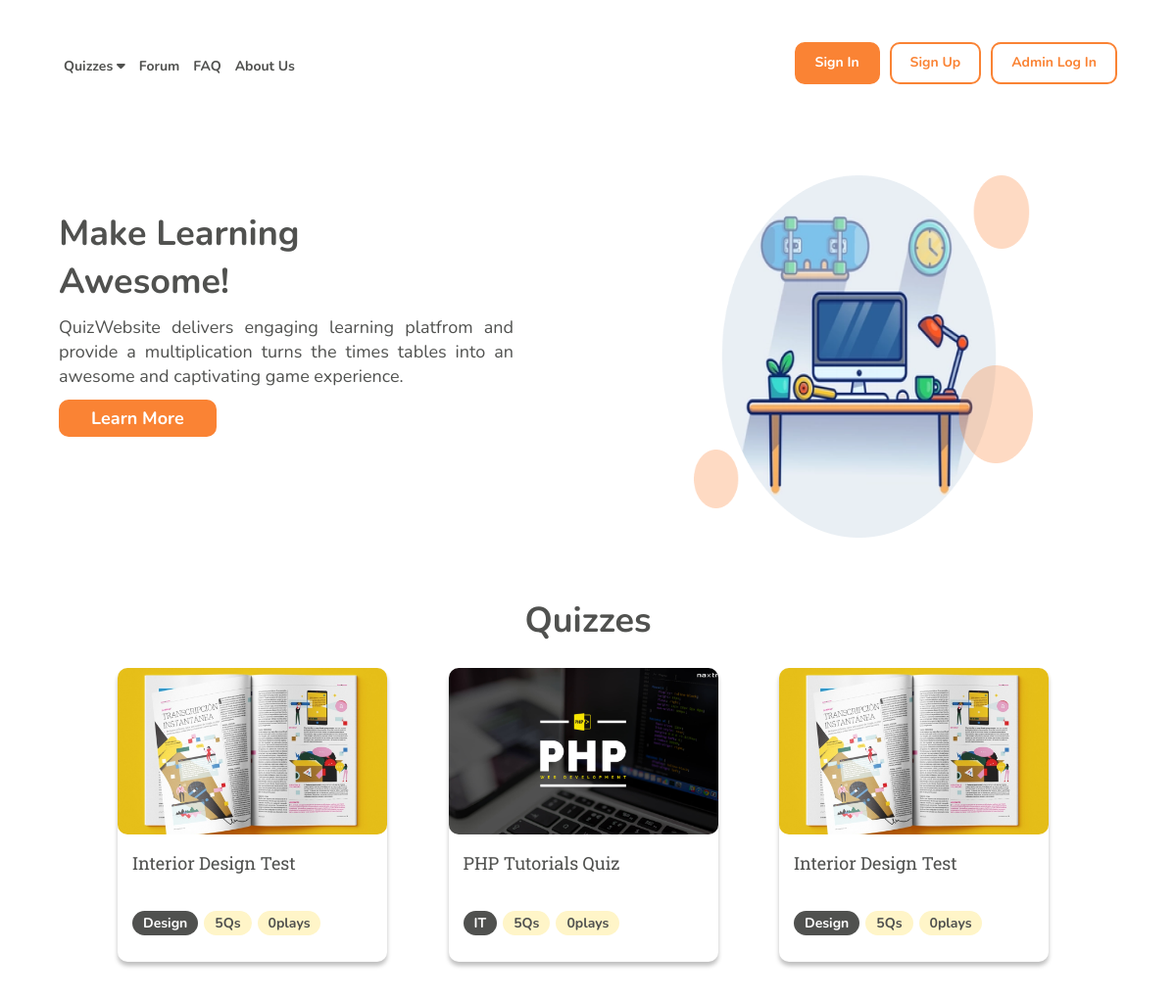
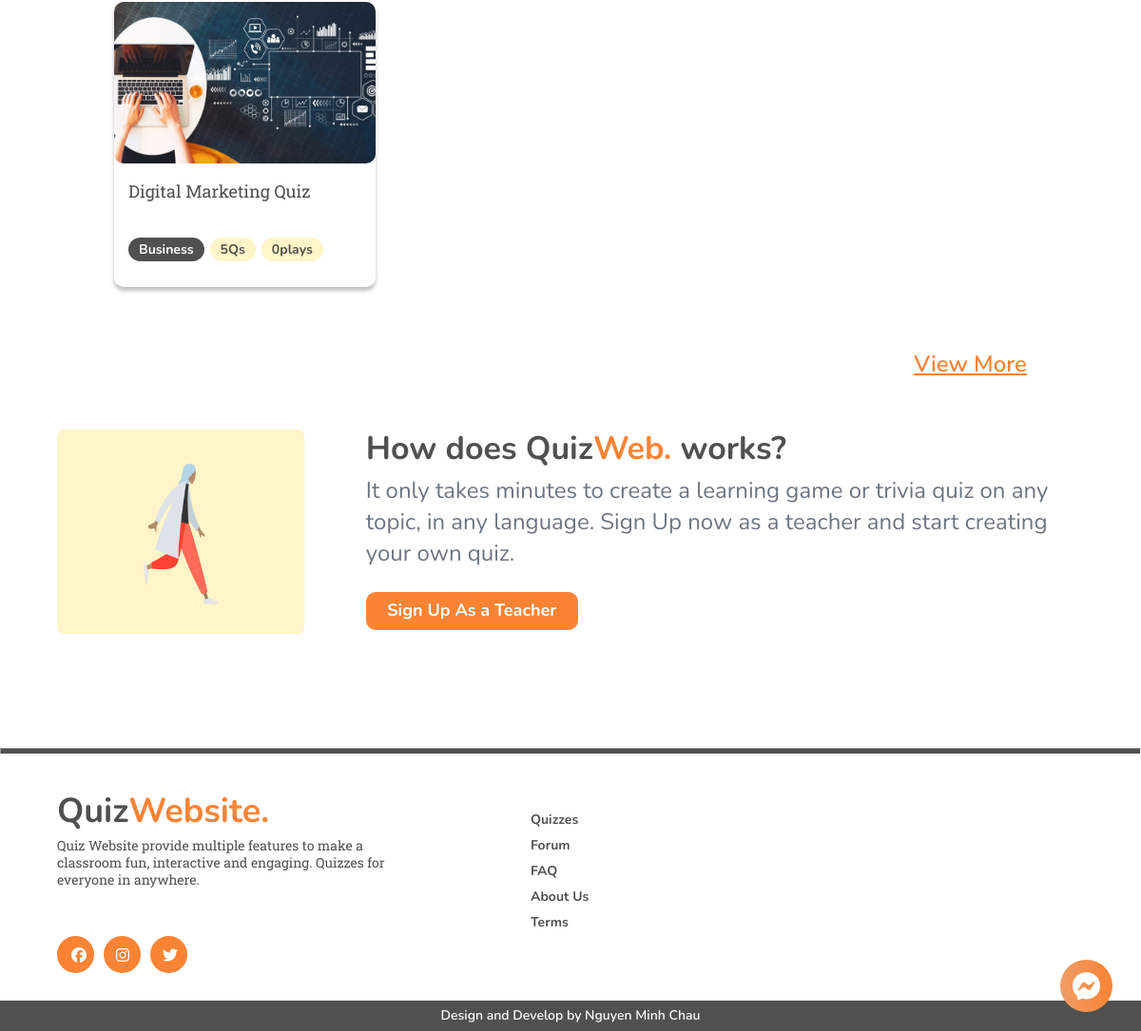
The page / on the database its author committed (2 pictures, top to bottom).
### tables this page shows
CREATE TABLE IF NOT EXISTS `quiz_question` (
  `quques_id` int NOT NULL AUTO_INCREMENT,
  `quques_number` int NOT NULL,
  `quques_question` text NOT NULL,
  `quques_correct_answer` char(2) NOT NULL,
  `quques_choices_A` varchar(40) NOT NULL,
  `quques_choices_B` varchar(40) NOT NULL,
  `quques_choices_C` varchar(40) DEFAULT NULL,
  `quques_choices_D` varchar(40) DEFAULT NULL,
  `quiz_id` int NOT NULL,
  PRIMARY KEY (`quques_id`),
  KEY `quiz_id` (`quiz_id`)
);

CREATE TABLE IF NOT EXISTS `quiz` (
  `quiz_id` int NOT NULL AUTO_INCREMENT,
  `quiz_title` varchar(40) NOT NULL,
  `quiz_category` varchar(50) NOT NULL,
  `quiz_cover` longtext NOT NULL,
  `quiz_timer` int NOT NULL,
  `quiz_point` int NOT NULL,
  `quiz_description` varchar(255) NOT NULL,
  `quiz_create_date` date NOT NULL,
  `teac_id` int NOT NULL,
  PRIMARY KEY (`quiz_id`)
);

### index.php (the view, shortened to what this page needs)
<!DOCTYPE html>
<html lang="en">
    <head>
        <link rel="stylesheet" href="stylesheets/index.css">
        <link rel="stylesheet" href="stylesheets/quiz-cards.css">
        <link rel="stylesheet" href="stylesheets/chatbot.css">
    </head>
    <body>
        <?php include("visitor-navi.php");?>
        <div class="ads-container" id="ads-container">
            <div class="left-title">
                <div class="content-des">
                    <h1>Make Learning <br> Awesome!</h1>
                    <p>
                        QuizWebsite delivers engaging learning platfrom and provide a multiplication
                        turns the times tables into an awesome and captivating game experience.
                    </p>
                    <a class="learn-more" href="visitor-aboutus.php">Learn More</a>
                </div>
            </div>
            <div class="right-img">
                <img src="Images/visitor-ads-img.png">
            </div>
        </div>
        <div class="quiz-list-column" id="quiz-list-column">
            <h1>Quizzes</h1>
            <div class="quiz-box">
                <?php
                include("config.php");
                $sql = "SELECT *, (SELECT COUNT(quques_id) FROM quiz_question qq WHERE (qq.quiz_id = q.quiz_id)) AS totalquestion
                , (SELECT COUNT(stud_id) FROM history h WHERE (h.quques_id = qq.quques_id)) AS totalplays FROM quiz q INNER JOIN quiz_question qq
                WHERE (qq.quiz_id = q.quiz_id) ORDER BY RAND() LIMIT 4";
                $result = mysqli_query($conn, $sql);
                while ($row = mysqli_fetch_array($result)){
                ?>
                <a class="quiz-link" href="student-quizquestion.php?quizid=<?php echo $row['quiz_id'];?>">
                    <div class="quiz-card">
                        <img class="quiz-cover-pic" src="Images/<?php echo $row['quiz_cover']?>" alt="Quiz cover picture">
                        <p class="quiz-title"><?php echo $row['quiz_title']?></p>
                        <div class="quiz-tag">
                            <p class="quiz-subject"><?php echo $row['quiz_category']?></p>
                            <p class="quiz-question"><?php echo $row['totalquestion']?>Qs</p>
                            <p class="quiz-play"><?php echo $row['totalplays']?>plays</p>
                        </div>
                    </div>
                </a>
                <?php
                }
                ?>
            </div>
            <div class="view-more-btn">
                <a href="student-quiz.php">View More</a>
            </div>
        </div>
        <div class="sign-up-teacher-column" id="sign-up-teacher-column">
            <div class="image-des">
                <img src="Images/visitor-index.png" alt="illustration-image">
            </div>
            <div class="des-learneasy">
                <div class="des-content">
                    <p>How does Quiz<b>Web.</b> works?</p>
                    <h3>
                        It only takes minutes to create a learning game or trivia quiz on
                        any topic, in any language. Sign Up now as a teacher and start
                        creating your own quiz.
                    </h3>
                    <button class="sign-up-teacher-btn" onclick="location.href='teacher-signup.php'">Sign Up As a Teacher</button>
                </div>
            </div>
        </div>
        <label for="click" class="chatbot">
            <i class="fab fa-facebook-messenger"></i>
        </label>
        <?php include("visitor-footer.php");?>
    </body>
</html>

### visitor-navi.php (shortened to what this page needs)
<!DOCTYPE html>
<html lang="en">
    <head>
        <link rel="stylesheet" href="stylesheets/visi-nav.css">
        <link rel="stylesheet" href="https://cdnjs.cloudflare.com/ajax/libs/font-awesome/4.7.0/css/font-awesome.min.css">
    </head>
    <body>
        <section class="top-nav-bar" style="z-index:50;" id="top-nav-bar">
                <div class="left-nav" id="left-nav">
                    <nav>
                        <ul class="main-menu">
                            <li><a href="student-quiz.php" name="all_quiz">Quizzes <i class="fas fa-caret-down"></i></a>
                            </li>
                            <li><a href="student-forum.php">Forum</a></li>
                            <li><a href="visitor-faq.php">FAQ</a></li>
                            <li><a href="visitor-aboutus.php">About Us</a></li>
                        </ul>
                    </nav>
                </div>
                <div class="right-nav" id="right-nav">
                    <a id="signin-btn" class="sign-in" href="#">Sign In</a>
                    <a id="signup-btn" class="sign-up" href="#">Sign Up</a>
                    <a id="signup-btn" class="sign-up" href="admin/admin-login-page.php">Admin Log In</a>
                </div>
        </section>
    </body>
</html>

### visitor-footer.php (shortened to what this page needs)
<!DOCTYPE html>
<html lang="en">
<head>
    <link rel="stylesheet" href="stylesheets/visi-footer.css">
</head>
<body>
    <footer>
        <hr class="seperate-line">
        <div class="skillsoft-footer" id="skillsoft-footer">
            <div class="logo-and-social">
                <a class="skillsoft-logo" href="#">Quiz<b>Website.</b></a>
                <p class="company-des">Quiz Website provide multiple features to make a classroom fun, interactive and engaging. Quizzes for everyone in anywhere.</p>
                <div class="social-icon">
                    <div class="facebook social-odd">
                        <a href="" target="_NEW"><i class="fab fa-facebook-f"></i></a>
                    </div>
                    <div class="insta social-odd">
                        <a href="" target="_NEW"><i class="fab fa-instagram"></i></a>
                    </div>
                    <div class="twitter social-odd">
                        <a href="" target="_NEW"><i class="fab fa-twitter"></i></a>
                    </div>
                </div>
            </div>
            <div class="footer-menu">
                <a href="student-quiz.php">Quizzes</a>
                <a href="student-forum.php"">Forum</a>
                <a href="visitor-faq.php">FAQ</a>
                <a href="visitor-aboutus.php">About Us</a>
                <a href="visitor-term">Terms</a>
            </div>
        </div>
        <div class="team-members" id="team-members">
            Design and Develop by Nguyen Minh Chau
        </div>
    </footer>
</body>
</html>

### stylesheets/index.css (style rules this page uses)
@media screen and (max-width: 1200px) { #ads-container, #sign-up-teacher-column { width: 90%; margin-left: auto; margin-right: auto; } }
@media screen and (max-width: 1200px) { #ads-container .left-title { width: 90%; } }
@media screen and (max-width: 1200px) { #ads-container .content-des { padding: 35px 0 34px 0; } }
@media screen and (max-width: 1200px) { #ads-container .right-img { width: 60%; } }
@media screen and (max-width: 1200px) { #quiz-list-column { width: 80%; height: 100%; margin-left: auto; margin-right: auto; } }
@media screen and (max-width: 1200px) { #quiz-list-column .quiz-box { width: 100%; margin-left: auto; margin-right: auto; display: flex; flex-wrap: wrap; height: 100%; } }
@media screen and (max-width: 1200px) { #quiz-list-column .quiz-box .quiz-card { margin-right: 10px; } }
@media screen and (max-width: 1200px) { #sign-up-teacher-column img { width: 80%; height: 80%; } }
@media screen and (max-width: 1200px) { #sign-up-teacher-column .des-learneasy { width: 90%; } }
@media screen and (max-width: 1200px) { #sign-up-teacher-column .des-content { margin: 0; } }
@media screen and (max-width: 1200px) { #sign-up-teacher-column .des-content p { margin-top: 0; } }
body { margin: 0; padding: 0; }
.ads-container { width: 1202px; height: 370px; margin-left: auto; margin-right: auto; margin-top: 90px; display: flex; flex-direction: row; }
.ads-container .left-title { width: 50%; height: 100%; }
.ads-container .left-title .content-des { padding: 65px 0 64px 0; }
.ads-container .left-title .content-des h1 { font-family: 'Nunito', sans-serif; font-style: normal; font-weight: 700; font-size: 36px; line-height: 49px; color: #50514F; margin-bottom: 10px; margin-top: 0px; }
.ads-container .left-title .content-des p { max-width: 464px; min-height: 75px; font-family: 'Nunito', sans-serif; font-style: normal; font-weight: 400; font-size: 18px; line-height: 25px; text-align: justify; color: #50514F; margin-top: 0px; margin-bottom: 18px; }
.ads-container .left-title .content-des .learn-more { height: 40px; padding: 7px 33px 7px 33px; font-family: 'Nunito', sans-serif; font-style: normal; font-weight: 700; font-size: 18px; line-height: 25px; color: #FFFFFF; background-color: #FA8334; text-align: center; border-radius: 10px; margin-top: auto; margin-bottom: auto; text-decoration: none; }
.ads-container .right-img { width: 50%; height: 100%; }
.ads-container .right-img img { width:80%; height:100%; object-fit: fit; }
.quiz-list-column { width: 1254px; height: 427px; margin-left: auto; margin-right: auto; margin-top: 60px; }
.quiz-list-column .quiz-box { display: flex; flex-direction: row; justify-content: space-between; }
.quiz-list-column h1 { font-family: 'Nunito', sans-serif; font-style: normal; font-weight: 700; font-size: 36px; line-height: 49px; text-align: center; color: #50514F; }
.quiz-list-column .view-more-btn { margin-top: 25px; text-align: right; }
.quiz-list-column .view-more-btn a { font-family: 'Nunito', sans-serif; font-style: normal; font-weight: 600; font-size: 24px; line-height: 33px; color: #FA8334; }
.sign-up-teacher-column { width: 1178px; min-height: 269px; margin-left: auto; margin-right: auto; margin-top: 52px; margin-bottom: 66px; display: flex; flex-direction: row; }
.image-des { width: 418px; height: 269px; }
.image-des img { height: 100%; width: 100%; object-fit: fill; }
.des-learneasy { width: 611px; height: 204px; }
.des-content { width: 100%; height: 100%; margin-top: 33px; margin-left: 53px; }
.des-content p { font-family: 'Nunito', sans-serif; font-style: normal; font-weight: 700; font-size: 34px; line-height: 120%; color: #50514F; margin-bottom: 7px; }
.des-content b { color: #FA8334; }
.des-content h3 { font-family: 'Nunito', sans-serif; font-style: normal; font-weight: 400; font-size: 24px; line-height: 33px; word-wrap: break-word; margin-top: 0px; margin-bottom: 24px; color: rgba(45, 59, 76, 0.7); }
.des-content .sign-up-teacher-btn { width: 223px; height: 40px; background: #FA8334; border-radius: 10px; font-family: 'Nunito', sans-serif; font-style: normal; font-weight: 700; font-size: 18px; line-height: 25px; color: #FFFFFF; cursor: pointer; border: none; }

### rows shown on the page
quiz_question: quiz.quiz_cover (picture), quiz.quiz_title "Interior Design Test", quiz.quiz_category "Design", totalquestion "5", totalplays "0"
quiz_question: quiz.quiz_cover (picture), quiz.quiz_title "PHP Tutorials Quiz", quiz.quiz_category "IT", totalquestion "5", totalplays "0"
quiz_question: quiz.quiz_cover (picture), quiz.quiz_title "Interior Design Test", quiz.quiz_category "Design", totalquestion "5", totalplays "0"
quiz_question: quiz.quiz_cover (picture), quiz.quiz_title "Digital Marketing Quiz", quiz.quiz_category "Business", totalquestion "5", totalplays "0"
